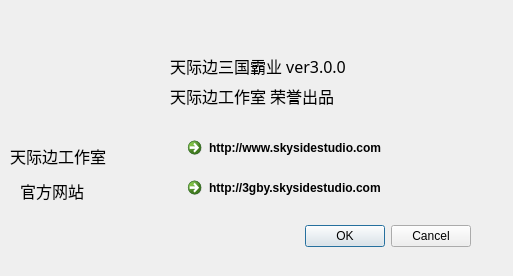
<?xml version="1.0" encoding="UTF-8"?>
<ui version="4.0">
 <class>AboutDialog</class>
 <widget class="QDialog" name="AboutDialog">
  <property name="geometry">
   <rect>
    <x>0</x>
    <y>0</y>
    <width>513</width>
    <height>276</height>
   </rect>
  </property>
  <property name="windowTitle">
   <string>关于</string>
  </property>
  <widget class="QDialogButtonBox" name="buttonBox">
   <property name="geometry">
    <rect>
     <x>70</x>
     <y>220</y>
     <width>401</width>
     <height>32</height>
    </rect>
   </property>
   <property name="orientation">
    <enum>Qt::Horizontal</enum>
   </property>
   <property name="standardButtons">
    <set>QDialogButtonBox::Cancel|QDialogButtonBox::Ok</set>
   </property>
  </widget>
  <widget class="QLabel" name="label">
   <property name="geometry">
    <rect>
     <x>170</x>
     <y>50</y>
     <width>301</width>
     <height>31</height>
    </rect>
   </property>
   <property name="font">
    <font>
     <family>隶书</family>
     <pointsize>12</pointsize>
    </font>
   </property>
   <property name="text">
    <string>天际边三国霸业 ver3.0.0</string>
   </property>
  </widget>
  <widget class="QLabel" name="label_2">
   <property name="geometry">
    <rect>
     <x>170</x>
     <y>80</y>
     <width>301</width>
     <height>31</height>
    </rect>
   </property>
   <property name="font">
    <font>
     <family>隶书</family>
     <pointsize>12</pointsize>
    </font>
   </property>
   <property name="text">
    <string>天际边工作室 荣誉出品</string>
   </property>
  </widget>
  <widget class="QLabel" name="label_3">
   <property name="geometry">
    <rect>
     <x>10</x>
     <y>140</y>
     <width>161</width>
     <height>31</height>
    </rect>
   </property>
   <property name="font">
    <font>
     <family>隶书</family>
     <pointsize>12</pointsize>
    </font>
   </property>
   <property name="text">
    <string>天际边工作室</string>
   </property>
  </widget>
  <widget class="QLabel" name="label_4">
   <property name="geometry">
    <rect>
     <x>20</x>
     <y>180</y>
     <width>151</width>
     <height>21</height>
    </rect>
   </property>
   <property name="font">
    <font>
     <family>隶书</family>
     <pointsize>12</pointsize>
    </font>
   </property>
   <property name="text">
    <string>官方网站</string>
   </property>
  </widget>
  <widget class="QCommandLinkButton" name="commandLinkButton">
   <property name="geometry">
    <rect>
     <x>180</x>
     <y>130</y>
     <width>321</width>
     <height>41</height>
    </rect>
   </property>
   <property name="text">
    <string>http://www.skysidestudio.com</string>
   </property>
  </widget>
  <widget class="QCommandLinkButton" name="commandLinkButton_2">
   <property name="geometry">
    <rect>
     <x>180</x>
     <y>170</y>
     <width>321</width>
     <height>41</height>
    </rect>
   </property>
   <property name="text">
    <string>http://3gby.skysidestudio.com</string>
   </property>
  </widget>
  <widget class="QLabel" name="label_5">
   <property name="geometry">
    <rect>
     <x>50</x>
     <y>50</y>
     <width>71</width>
     <height>71</height>
    </rect>
   </property>
   <property name="text">
    <string/>
   </property>
   <property name="pixmap">
    <pixmap resource="buttonres.qrc">:/images/logo.png</pixmap>
   </property>
  </widget>
 </widget>
 <resources>
  <include location="buttonres.qrc"/>
 </resources>
 <connections>
  <connection>
   <sender>buttonBox</sender>
   <signal>accepted()</signal>
   <receiver>AboutDialog</receiver>
   <slot>accept()</slot>
   <hints>
    <hint type="sourcelabel">
     <x>248</x>
     <y>254</y>
    </hint>
    <hint type="destinationlabel">
     <x>157</x>
     <y>274</y>
    </hint>
   </hints>
  </connection>
  <connection>
   <sender>buttonBox</sender>
   <signal>rejected()</signal>
   <receiver>AboutDialog</receiver>
   <slot>reject()</slot>
   <hints>
    <hint type="sourcelabel">
     <x>316</x>
     <y>260</y>
    </hint>
    <hint type="destinationlabel">
     <x>286</x>
     <y>274</y>
    </hint>
   </hints>
  </connection>
 </connections>
</ui>
